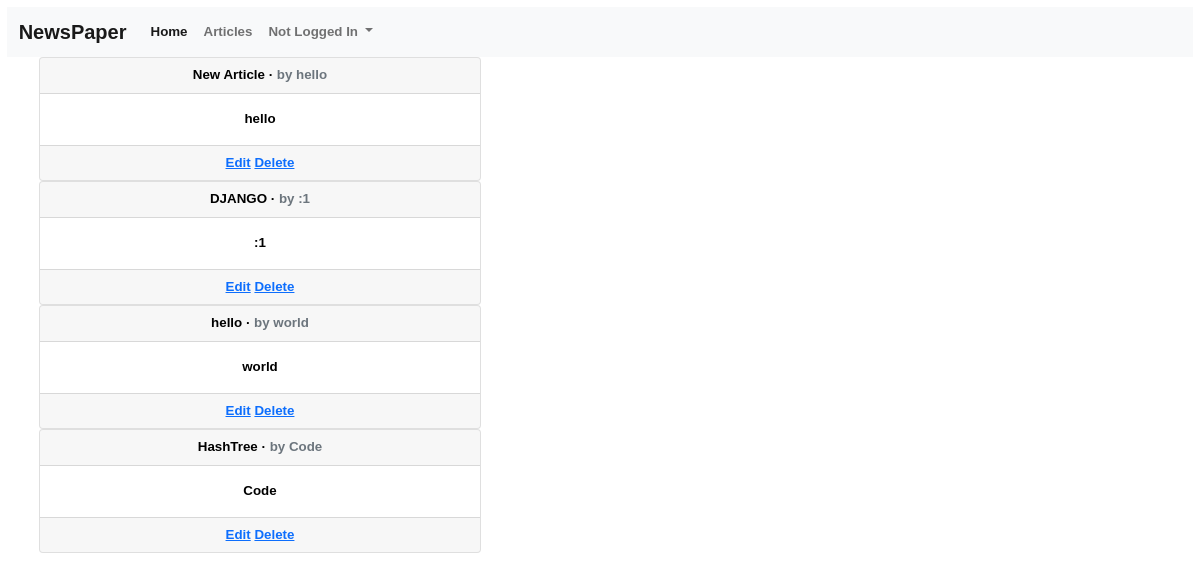
The page /articles/ on the database as committed earlier.
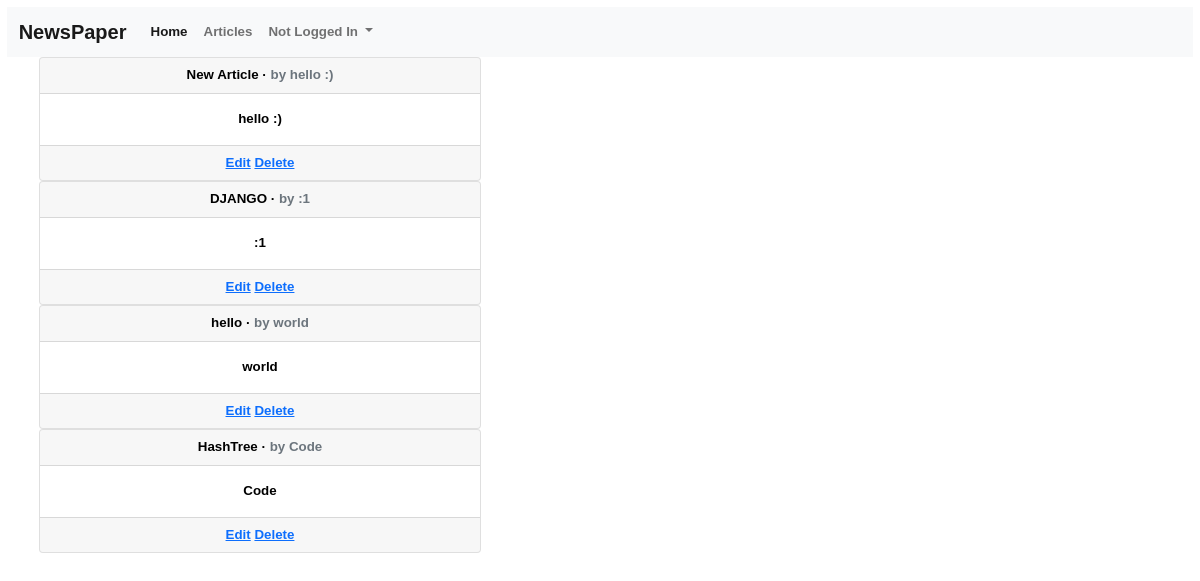
The same page on the database as committed later.
### articles/models.py (models this page shows, shortened)
class Article(models.Model):
    title = models.CharField(max_length=255)
    body = models.TextField()
    date = models.DateTimeField(auto_now_add=True)
    author = models.ForeignKey(get_user_model(), on_delete=models.CASCADE)

### articles/views.py (the view)
# urls.py: path('', ArticleListView.as_view(), name="articles"),
class ArticleListView(ListView):
    model = Article
    template_name = 'article_list.html'

### templates/article_list.html (shortened to what this page needs)
{% extends 'base.html' %}
{% block content %}
    <ul>
        {% for article in article_list %}
            <div class="card">
                <div class="card-header">
                    <span class="font-weight-bold">
                        {{ article.title}}
                    </span> &middot;
                    <span class="text-muted">
                        by {{ article.body }}
                    </span>
                </div>
                <div class="card-body">
                    {{ article.body }}
                </div>
                <div class="card-footer text-center text-muted">
                    <a href="{% url 'article_update' article.pk %}">Edit</a>
                    <a href="{% url 'article_delete' article.pk %}">Delete</a>
                </div>
            </div>
        {% endfor %}
    </ul>
{% endblock content%}

Rows that differ between the two databases and show on the page:
changed Article "New Article": body "hello" → "hello :)"
